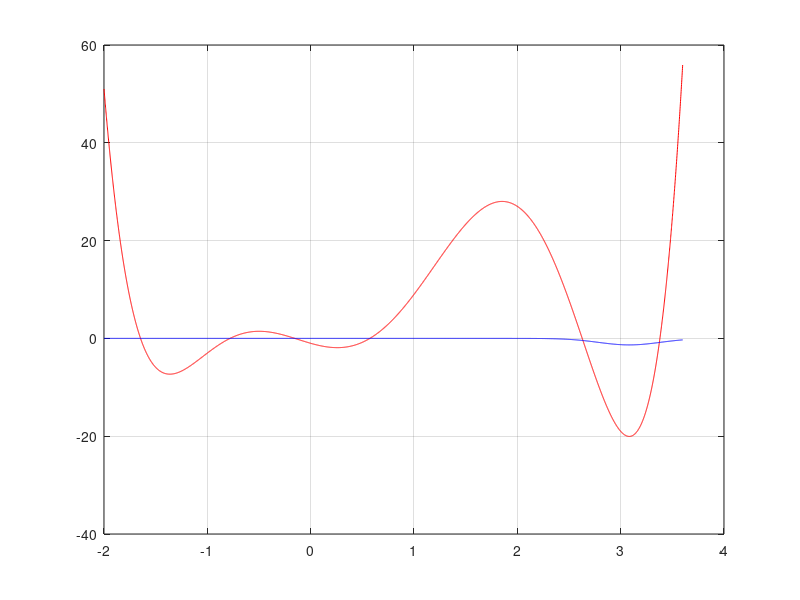

Reproduce this figure in MATLAB.
clear, clc, close

mu = 3.083;
f = @(x) x.^6 - 4 * x.^5 - 3 * x.^4 + 16 * x.^3 + 6 * x.^2 - 6 * x - 1;

err = inf;
sigma2 = 0;
sig = 0;
for sig = 0.1 : .1 : 10
    rand_x = normrnd(0, 1, [1, 10]);
    
    x = mu + sig * rand_x;

    y1 = f(x);
    y2 = -normpdf(x, mu, sig);
    err_est = sum(abs(y1 - y2));

    if(err_est < err)
        err = err_est;
        sigma2 = sig;
    end
end

x = -2:.001:3.6;
y = -normpdf(x, mu, sigma2);
y_real = f(x);

figure, hold on
plot(x, y_real, '-r')
plot(x, y, '-b')
grid on, box on

